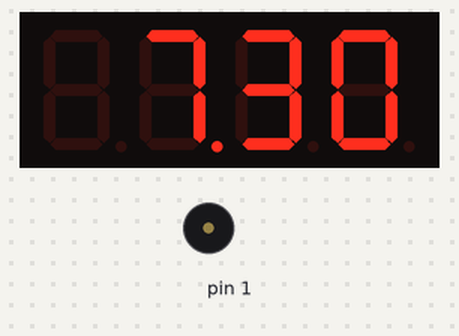
The sketch below on a simulated Arduino Uno, built with avr-gcc and run on an emulated ATmega328P. Shown: 4-digit seven-segment display, buzzer (waves = sounding).

Above: at 11.6 s.
At 71.6 s:
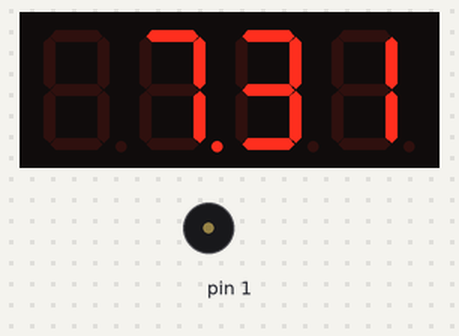
At 126.6 s:
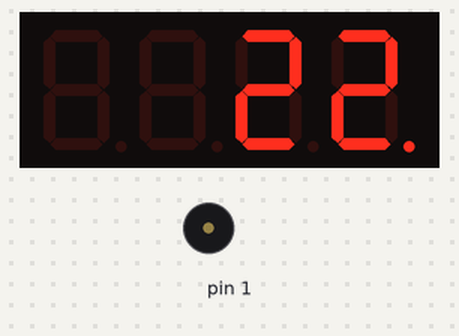
Timing chart, 0 to 128.1 s (numbered marks = the images above):
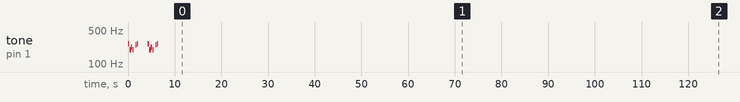

Measured:
- what the display in image 0 shows lasts 5.1 s, from 11.5 s to 16.6 s

The sketch:

Clock.ino
```cpp
#include "SevSeg.h"
#include "pitches.h"

SevSeg sevseg;

int melody[] = {
  NOTE_C4, NOTE_G3, NOTE_G3, NOTE_A3, NOTE_G3, 0, NOTE_B3, NOTE_C4
};

int noteDurations[] = {
  4, 8, 8, 4, 4, 4, 4, 4
};


void setup(){

  byte numDigits = 4;
  byte digitPins[] = {10, 11, 12, 13};
  byte segmentPins[] = {9, 2, 3, 5, 6, 8, 7, 4};

  bool resistorsOnSegments = true;
  bool updateWithDelaysIn = true;
  byte hardwareConfig = COMMON_CATHODE;
  sevseg.begin(hardwareConfig, numDigits, digitPins, segmentPins, resistorsOnSegments);
  sevseg.setBrightness(90);

  for (int thisNote = 0; thisNote < 8; thisNote++) {

    // to calculate the note duration, take one second divided by the note type.
    //e.g. quarter note = 1000 / 4, eighth note = 1000/8, etc.
    int noteDuration = 1000 / noteDurations[thisNote];
    tone(1, melody[thisNote], noteDuration);

    // to distinguish the notes, set a minimum time between them.
    // the note's duration + 30% seems to work well:
    int pauseBetweenNotes = noteDuration * 1.30;
    delay(pauseBetweenNotes);
    // stop the tone playing:
    noTone(1);
  }
delay(2000);
  for (int thisNote = 0; thisNote < 8; thisNote++) {

    // to calculate the note duration, take one second divided by the note type.
    //e.g. quarter note = 1000 / 4, eighth note = 1000/8, etc.
    int noteDuration = 1000 / noteDurations[thisNote];
    tone(1, melody[thisNote], noteDuration);

    // to distinguish the notes, set a minimum time between them.
    // the note's duration + 30% seems to work well:
    int pauseBetweenNotes = noteDuration * 1.30;
    delay(pauseBetweenNotes);
    // stop the tone playing:
    noTone(1);
  }
}

int time1 = 730;
void loop(){

    sevseg.setNumber(time1, 2);
    delay(5000);
    sevseg.refreshDisplay();
    sevseg.setNumber(22, 0);
    delay(5000);
    sevseg.refreshDisplay();
    sevseg.setNumber(time1, 2);
    delay(5000);
    sevseg.refreshDisplay();
    sevseg.setNumber(22, 0);
    delay(5000);
    sevseg.refreshDisplay();
    sevseg.setNumber(time1, 2);
    delay(5000);
    sevseg.refreshDisplay();
    sevseg.setNumber(22, 0);
    delay(5000);
    sevseg.refreshDisplay();
    sevseg.setNumber(time1, 2);
    delay(5000);
    sevseg.refreshDisplay();
    sevseg.setNumber(22, 0);
    delay(5000);
    sevseg.refreshDisplay();
    sevseg.setNumber(time1, 2);
    delay(5000);
    sevseg.refreshDisplay();
    sevseg.setNumber(22, 0);
    delay(5000);
    sevseg.refreshDisplay();
    sevseg.setNumber(time1, 2);
    delay(5000);
    sevseg.refreshDisplay();
    sevseg.setNumber(22, 0);
    delay(5000);
    sevseg.refreshDisplay();
    time1++;

}
```
